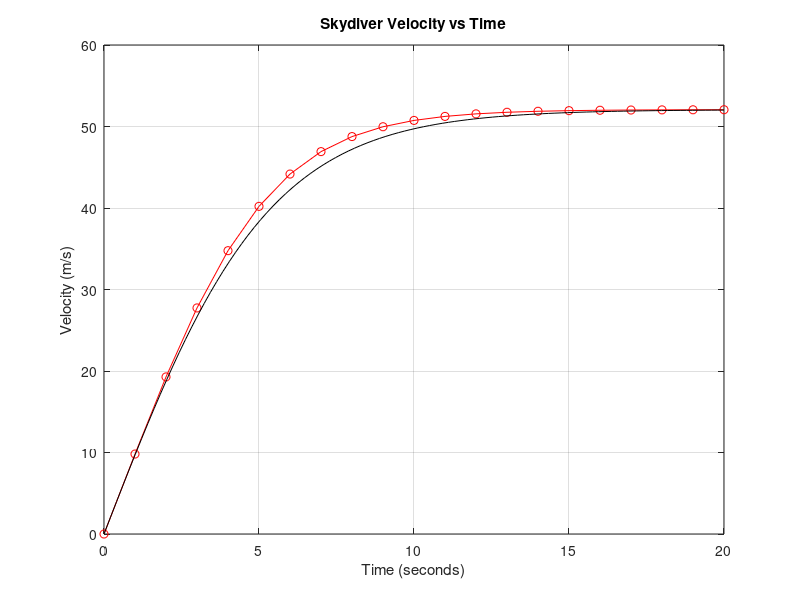
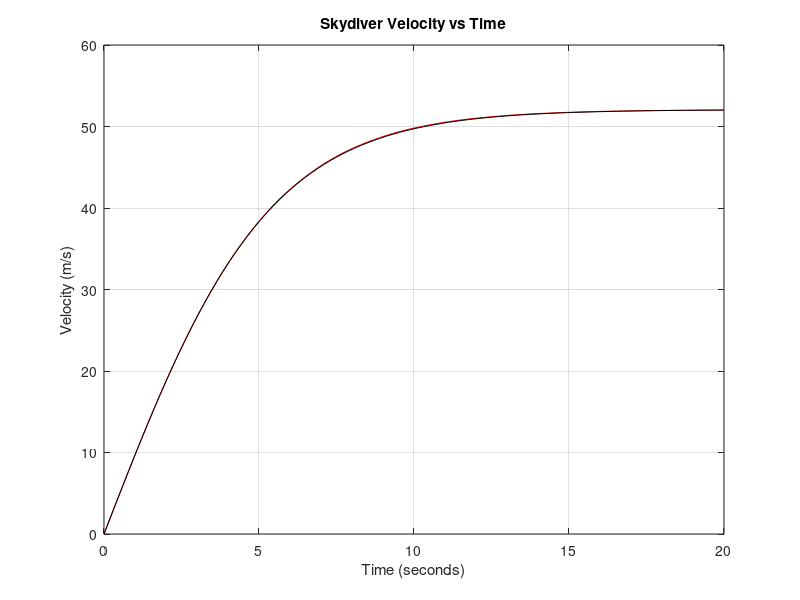

Source code (MATLAB) for these figures, in order:
%ECOR 2606 Lecture 1 skydiver.m
% K.R. Goheen 1/1/2016
clear
clc

tMax = 20; % maximum time

m = 69.1; g = 9.81; cD = 0.25;

% DIY Euler solution
n = 21; % number of points (including initial point)
deltaT = tMax / (n - 1); % interval width
t = linspace (0, tMax, n);
v = zeros (size(t));
for i = 2:n
    v(i) = v(i - 1) + (g - ((cD / m) * v(i - 1)^2)) * deltaT;
end

% analytical solution
tFine = linspace (0, tMax, 100);
vCalc = sqrt(g * m / cD) * tanh(sqrt(g * cD / m) * tFine);

figure (1)
plot (t, v, 'r-o', tFine, vCalc, 'k');
title ('Skydiver Velocity vs Time');
xlabel ('Time (seconds)');
ylabel ('Velocity (m/s)');
grid on; 

% ODE Solver solution
% use Anonymous function
dvdt = @(t,v) g - ((cD / m) * v^2);
[tt vv] = ode23(dvdt, linspace (0, tMax, 100), 0);

figure (2)
plot (tt, vv, 'r', tFine, vCalc, 'k');
title ('Skydiver Velocity vs Time');
xlabel ('Time (seconds)');
ylabel ('Velocity (m/s)');
grid on
